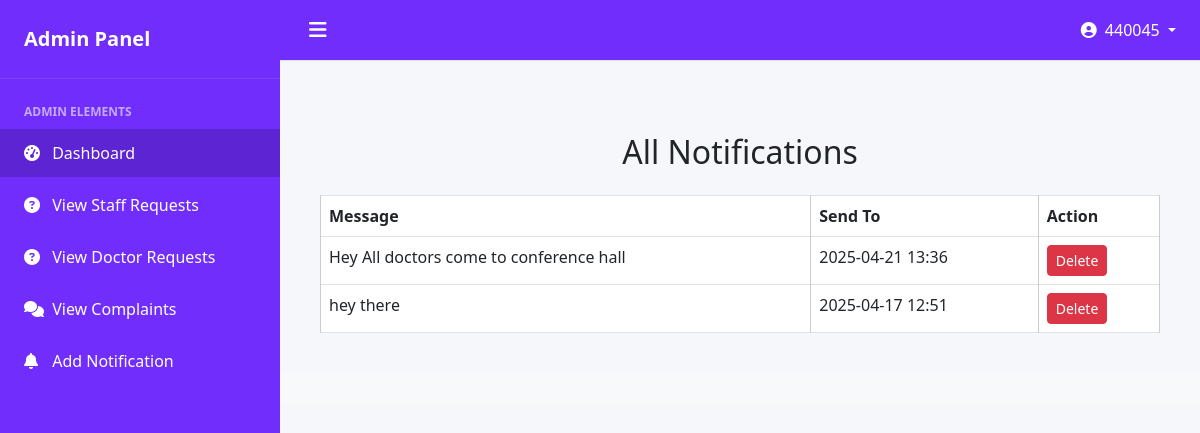
Page /adminapp/viewnotifi/ (signed in) on the committed database.
### adminapp/models.py (models this page shows, shortened)
class Notification(models.Model):
    message = models.TextField()
    send_to = models.CharField(max_length=10, choices=(('doctor', 'Doctor'), ('staff', 'Staff')))
    created_at = models.DateTimeField(auto_now_add=True)

### adminapp/views.py (the view)
# urls.py: path('viewnotifi/',views.viewnotifi,name='viewnotifi'),
@cache_control(no_store=True, no_cache=True, must_revalidate=True)
def viewnotifi(request):
    if 'adminid' not in request.session:
        return redirect('login')
    notifications = Notification.objects.all().order_by('-created_at')
    return render(request, 'viewnotifi.html', {'notifications': notifications})

### adminapp/templates/viewnotifi.html (shortened to what this page needs)
{% extends 'adminbase.html' %}
{% load static %}
{% block admin %}
<div class="container mt-5">
    <h2 class="text-center mb-4">All Notifications</h2>
    {% if notifications %}
    <table class="table table-bordered text-center">
        <thead class="thead-dark">
            <tr>
                <th>Message</th>
                <th>Send To</th>
                <th>Action</th>
            </tr>
        </thead>
        <tbody>
            {% for note in notifications %}
            <tr>
                <td>{{ note.message }}</td>
                <td>{{ note.created_at|date:"Y-m-d H:i" }}</td>
                <td>
                    <a href="{% url 'adminapp:deletenotification' note.id %}"class="btn btn-danger btn-sm">Delete</a>
                </td>
            </tr>
            {% endfor %}
        </tbody>
    </table>
    {% else %}
        <p class="text-center">No notifications found.</p>
    {% endif %}
</div>
{% endblock %}

### adminapp/templates/adminbase.html (style rules this page uses)
:root { --primary: rgb(112, 45, 251); --primary-hover: rgb(92, 36, 211); --sidebar-width: 280px; }
body { font-family: 'Segoe UI', Tahoma, Geneva, Verdana, sans-serif; background-color: #f5f7fa; margin: 0; overflow-x: hidden; }
.container-fluid table { width: 100%; border-collapse: collapse; }
table th, table td { border: 1px solid #ccc; padding: 12px; text-align: left; }
table th { background-color: #e0f2f1; }

### rows in the picture
Notification: message "Hey All doctors come to conference hall", created_at "2025-04-21 13:36"
Notification: message "hey there", created_at "2025-04-17 12:51"

### other values in the picture
{{ request.session.adminid }} "440045"
